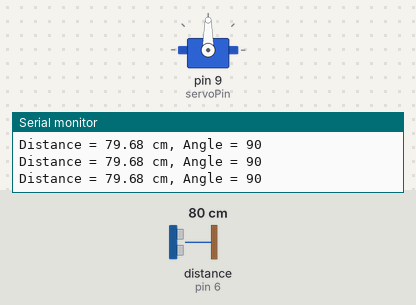
The sketch below on a simulated Arduino Uno, built with avr-gcc and run on an emulated ATmega328P. On the bench: servo, the last lines printed to the serial monitor. Wiring (inferred from the names in the program): ultrasonic range finder: trigger pin 7; echo pin 6. The test bench sets the inputs (shaded band); at power-on: distance to the obstacle (sensor on pin 6) 80 cm. The echo pulse lasts 58.3 µs per cm.

Above: at 1.2 s.
1.3 s: distance to the obstacle (sensor on pin 6) set to 35 cm
At 2.3 s:
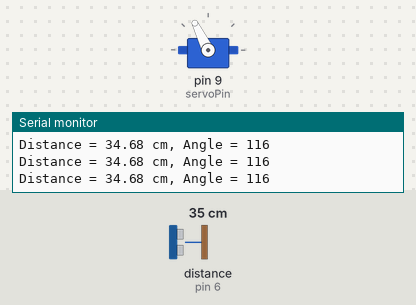
2.8 s: distance to the obstacle (sensor on pin 6) set to 9 cm
At 3.8 s:
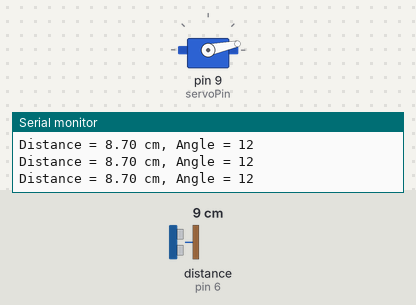
4.3 s: distance to the obstacle (sensor on pin 6) set to 18 cm
At 4.8 s:
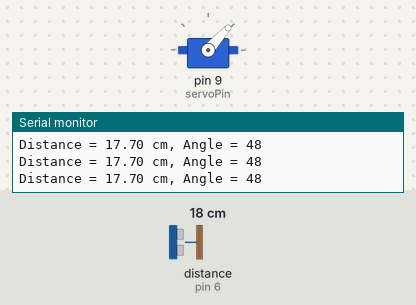
Timing chart, 0 to 7.3 s (numbered marks = the images above; inputs shaded):
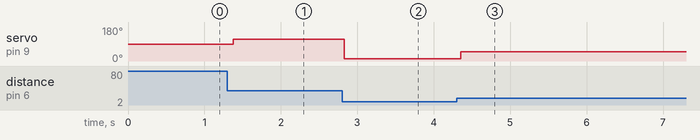

Measured:
- after the input at 1.3 s, servo on pin 9 (servoPin): 90° → 116° after 0.08 s
- after the input at 2.8 s, servo on pin 9 (servoPin): 116° → 12° at once
- after the input at 4.3 s, servo on pin 9 (servoPin): 12° → 48° after 0.05 s

The sketch:

Advance_2-2.ino
```cpp
#include <Servo.h>

Servo myservo;

const int trigPin = 7;
const int echoPin = 6;
const int servoPin = 9;

int currentAngle = 90;

void setup() {
  pinMode(trigPin, OUTPUT);
  pinMode(echoPin, INPUT);

  myservo.attach(servoPin);
  myservo.write(currentAngle);

  Serial.begin(9600);
}

void loop() {

  // 1. Send ultrasonic pulse
  digitalWrite(trigPin, LOW);
  delayMicroseconds(2);

  digitalWrite(trigPin, HIGH);
  delayMicroseconds(10);

  digitalWrite(trigPin, LOW);

  // 2. Measure echo duration
  long duration = pulseIn(echoPin, HIGH, 30000);

  // pulseIn returns 0 if timeout
  if (duration > 0) {

    // 3. Convert time to distance
    float distance = duration * 0.0343 / 2.0;

    // 4. Only use reasonable distance
    if (distance >= 5 && distance <= 50) {

      currentAngle = map((int)distance, 5, 50, 0, 180);

      myservo.write(currentAngle);
    }

    Serial.print("Distance = ");
    Serial.print(distance);
    Serial.print(" cm, Angle = ");
    Serial.println(currentAngle);
  }

  delay(100);
}
```
